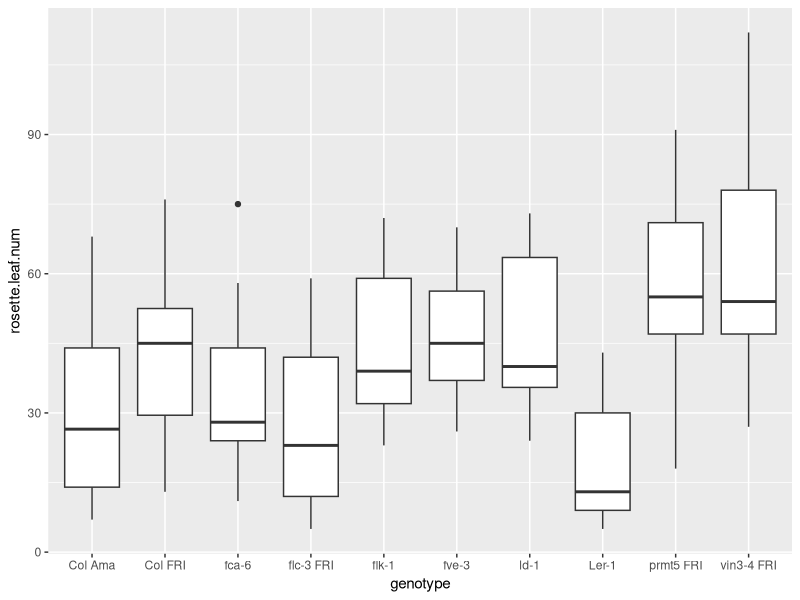
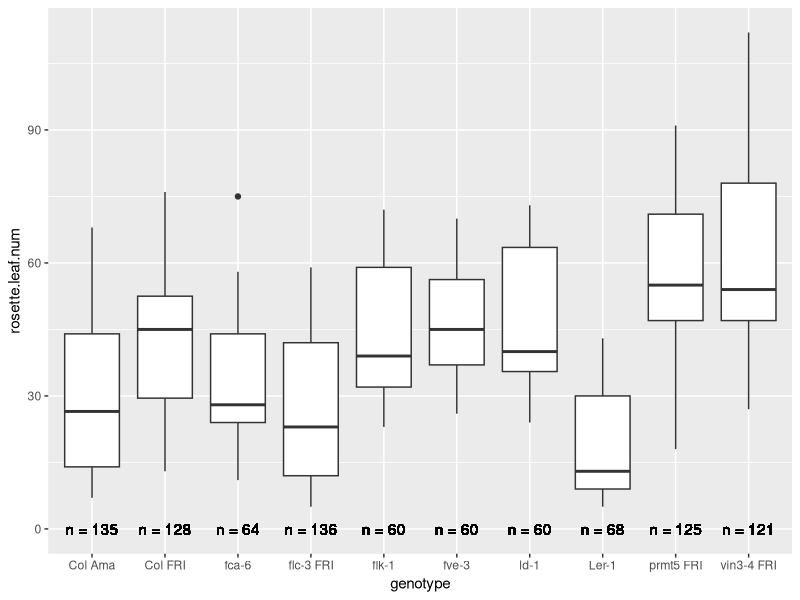
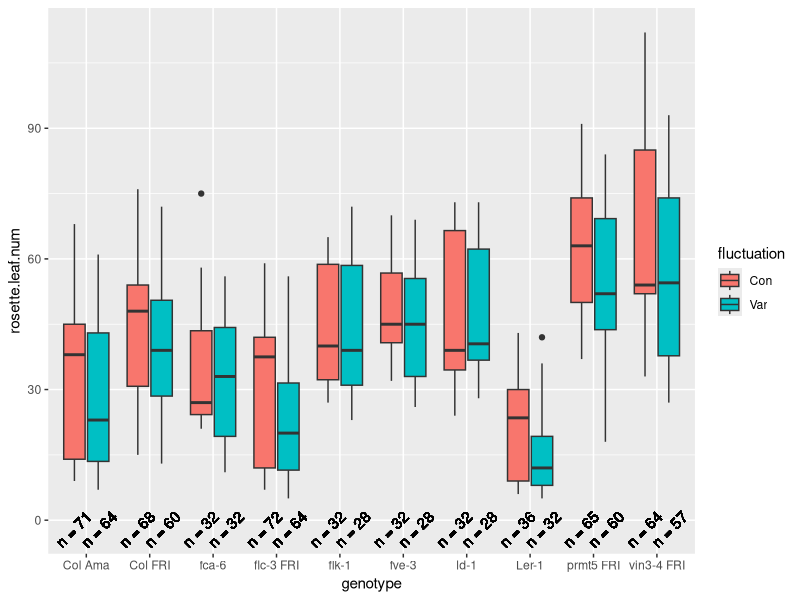
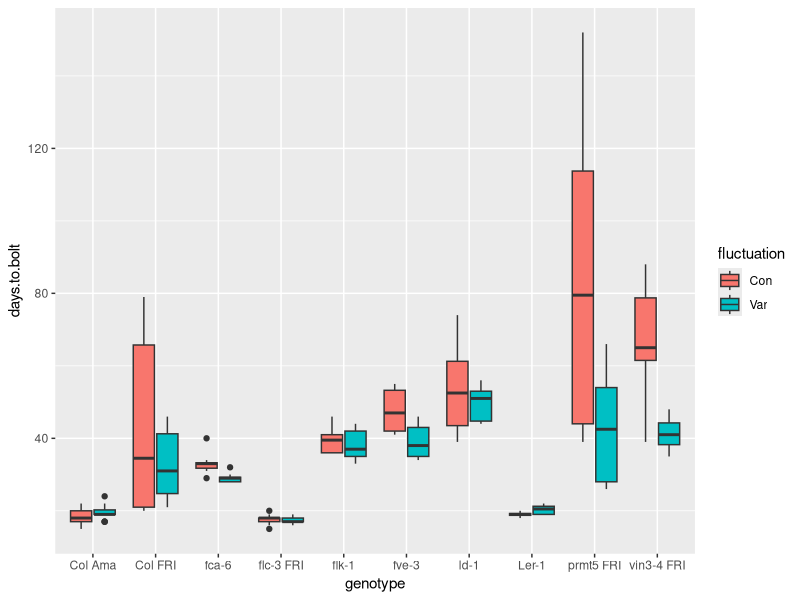
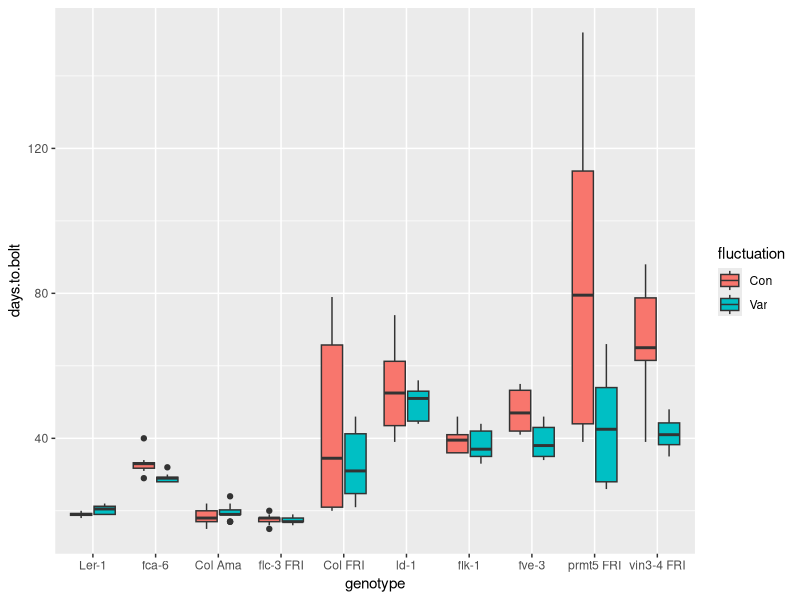
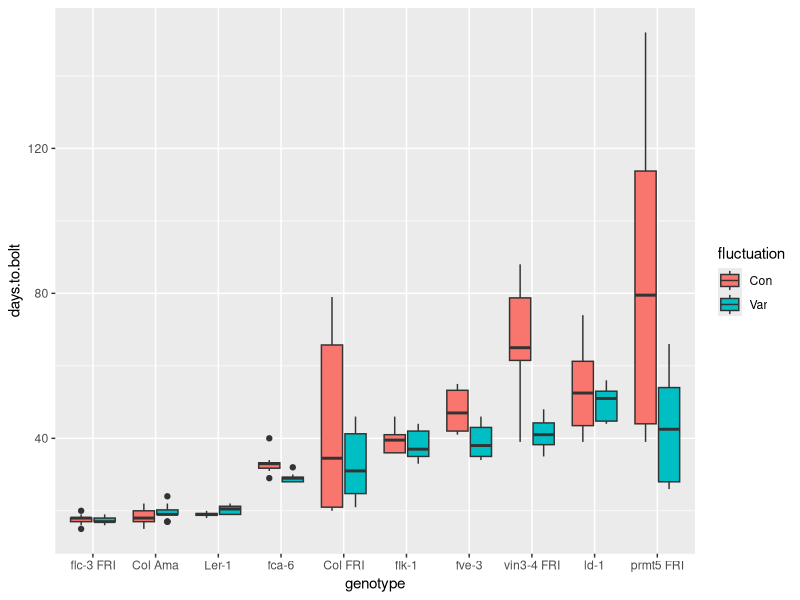

R code for these plots, in order:
## ---- chunk 1
knitr::opts_chunk$set(echo = TRUE)
## ---- chunk 2
# Chargez la librairie `tidyverse`

# changer votre répertoire de travail pour être dans le repertoire de la session 5

# Importer `burghardt_et_al_2015_expt1.txt` et mettez le dans un objet appelé `expt1`

## ---- chunk 3
# Chargez la librairie `tidyverse` (aide: utilisez la fonction `library()`)
library(tidyverse)

# Importer `burghardt_et_al_2015_expt1.txt` et mettez le dans un objet appelé `expt1`
#(aide: utilisez la fonction `read_tsv()`)

expt1 <- read_tsv("../data/burghardt_et_al_2015_expt1.txt")

## ---- chunk 4

group_by(expt1, genotype) %>% 
summarise(mean.days.to.flower = mean(days.to.flower, na.rm = TRUE))

## ---- chunk 5

group_by(expt1, genotype, temperature) %>% 
summarise(mean.days.flower = mean(days.to.flower, na.rm = TRUE),
          sd.days.flower = sd(days.to.flower, na.rm = TRUE),
          median.days.flower = median(days.to.flower, na.rm = TRUE))
## ---- chunk 6

group_by(expt1, genotype) %>% 
summarise(n.obs = n())
## ---- chunk 7

  ggplot( expt1, aes(genotype, rosette.leaf.num)) +
  geom_boxplot()
## ---- chunk 8

group_by(expt1, genotype) %>% 
  summarise(n.obs=n()) %>% 
  mutate(n.obs=paste("n =",n.obs)) %>% 
  inner_join(expt1, by="genotype") %>% 
  ggplot( aes(genotype, rosette.leaf.num)) +
  geom_boxplot() +
  geom_text(aes(label=n.obs, x=genotype, y=0))
## ---- chunk 9

group_by(expt1, genotype, fluctuation) %>% 
  summarise(n.obs=n()) %>% 
  mutate(n.obs=paste("n =",n.obs)) %>% 
  inner_join(expt1, by=c("genotype", "fluctuation")) %>% 
  ggplot( aes(genotype, rosette.leaf.num, fill=fluctuation)) +
  geom_boxplot() +
  geom_text(aes(label=n.obs, x=genotype, y=-2),position=position_dodge(0.8), angle=45)
## ---- chunk 10
filter(expt1, temperature==22, day.length==16) %>% 
ggplot(aes(x=genotype, y=days.to.bolt, fill=fluctuation)) +
  geom_boxplot()

## ---- chunk 11
# Convertissons genotype dans expt1 en facteurs:
factor(expt1$genotype)
## ---- chunk 12
factor(expt1$genotype, levels = c("Ler-1", "fca-6", "Col Ama", "flc-3 FRI", "Col FRI", "ld-1", "flk-1",
                                  "fve-3", "prmt5 FRI","vin3-4 FRI"))
## ---- chunk 13

mutate(expt1, genotype = factor(genotype, levels = c("Ler-1", "fca-6", "Col Ama", "flc-3 FRI", "Col FRI",
                                                     "ld-1", "flk-1", "fve-3", "prmt5 FRI","vin3-4 FRI"))) %>% 
  filter( temperature==22, day.length==16) %>%
  ggplot(aes(x=genotype, y=days.to.bolt, fill=fluctuation)) +
  geom_boxplot()
## ---- chunk 14

  filter(expt1, temperature==22, day.length==16) %>% 
  mutate( genotype = fct_reorder(genotype, days.to.bolt)) %>% 
  ggplot(aes(x=genotype, y=days.to.bolt, fill=fluctuation)) +
  geom_boxplot()

